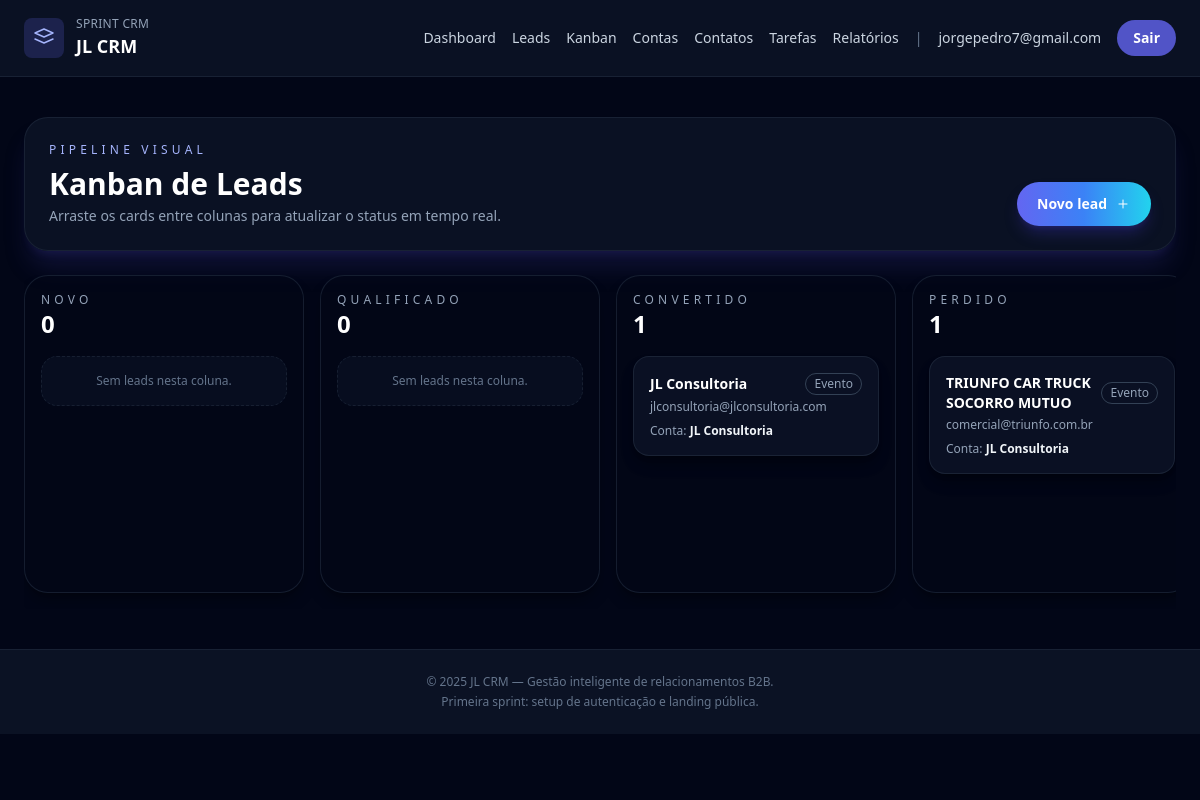
The app's page /leads/kanban/ (signed in) with its own data.
### users/models.py (models this page shows, shortened)
class User(AbstractUser):
    username = None
    email = models.EmailField('E-mail', unique=True)
    date_joined = models.DateTimeField(default=timezone.now)
    USERNAME_FIELD = 'email'
    REQUIRED_FIELDS = []
    objects = CustomUserManager()

### leads/models.py (models this page shows, shortened)
class LeadStatus(models.Model):
    key = models.CharField(
        'Código',
        max_length=20,
        choices=Lead.Status.choices,
        unique=True,
    )
    label = models.CharField('Nome da coluna', max_length=50)
    order = models.PositiveSmallIntegerField('Ordem', default=0)
    class Meta:
        ordering = ['order']
        verbose_name = 'Coluna de Kanban'
        verbose_name_plural = 'Colunas de Kanban'

class Lead(models.Model):
    class Status(models.TextChoices):
        NEW = 'novo', 'Novo'
        QUALIFIED = 'qualificado', 'Qualificado'
        CONVERTED = 'convertido', 'Convertido'
        LOST = 'perdido', 'Perdido'
    class Source(models.TextChoices):
        INBOUND = 'inbound', 'Inbound'
        OUTBOUND = 'outbound', 'Outbound'
        REFERRAL = 'indicacao', 'Indicação'
        EVENT = 'evento', 'Evento'
        OTHER = 'outro', 'Outro'
    owner = models.ForeignKey(
        settings.AUTH_USER_MODEL,
        on_delete=models.CASCADE,
        related_name='leads',
    )
    account = models.ForeignKey(
        'accounts.Account',
        on_delete=models.SET_NULL,
        related_name='leads',
        null=True,
        blank=True,
    )
    contact = models.ForeignKey(
        'contacts.Contact',
        on_delete=models.SET_NULL,
        related_name='leads',
        null=True,
        blank=True,
    )
    name = models.CharField('Nome do lead', max_length=150)
    email = models.EmailField('E-mail')
    phone = models.CharField('Telefone', max_length=20, blank=True)
    source = models.CharField(
        'Origem',
        max_length=20,
        choices=Source.choices,
        default=Source.INBOUND,
    )
    status = models.CharField(
        'Status',
        max_length=20,
        choices=Status.choices,
        default=Status.NEW,
    )
    notes = models.TextField('Observações', blank=True)
    position = models.PositiveIntegerField('Posição', default=0)
    created_at = models.DateTimeField('Criado em', auto_now_add=True)
    updated_at = models.DateTimeField('Atualizado em', auto_now=True)
    class Meta:
        ordering = ['-created_at']
        verbose_name = 'Lead'
        verbose_name_plural = 'Leads'
        unique_together = ('owner', 'email')

### accounts/models.py (models this page shows, shortened)
class Account(models.Model):
    owner = models.ForeignKey(
        settings.AUTH_USER_MODEL,
        on_delete=models.CASCADE,
        related_name='accounts',
    )
    name = models.CharField('Nome da empresa', max_length=150)
    industry = models.CharField('Segmento', max_length=100, blank=True)
    city = models.CharField('Cidade', max_length=100, blank=True)
    website = models.URLField('Site', blank=True)
    created_at = models.DateTimeField('Criado em', auto_now_add=True)
    updated_at = models.DateTimeField('Atualizado em', auto_now=True)
    class Meta:
        ordering = ['name']
        verbose_name = 'Conta'
        verbose_name_plural = 'Contas'
        unique_together = ('owner', 'name')

### leads/views.py (the view)
# urls.py: path('kanban/', KanbanView.as_view(), name='kanban'),
class KanbanView(LoginRequiredMixin, TemplateView):
    template_name = 'leads/kanban.html'
    login_url = 'users:login'
    def get_context_data(self, **kwargs):
        context = super().get_context_data(**kwargs)
        statuses = LeadStatus.objects.order_by('order')
        leads = (
            Lead.objects.filter(owner=self.request.user)
            .select_related('account', 'contact')
            .order_by('position', 'created_at')
        )
        leads_by_status = {status.key: [] for status in statuses}
        for lead in leads:
            leads_by_status.setdefault(lead.status, []).append(lead)
        columns = [
            {'status': status, 'leads': leads_by_status.get(status.key, [])}
            for status in statuses
        ]
        context['kanban_columns'] = columns
        return context

### templates/leads/kanban.html (shortened to what this page needs)
{% extends 'base.html' %}
{% block content %}
<section class="space-y-6">
    <header class="rounded-3xl border border-slate-800/70 bg-slate-900/70 p-6 shadow-xl shadow-indigo-900/30">
        <div class="flex flex-col gap-4 lg:flex-row lg:items-end lg:justify-between">
            <div>
                <p class="text-xs uppercase tracking-[0.35em] text-indigo-300">Pipeline visual</p>
                <h1 class="mt-2 text-3xl font-semibold text-white">Kanban de Leads</h1>
                <p class="mt-1 text-sm text-slate-400">Arraste os cards entre colunas para atualizar o status em tempo real.</p>
            </div>
            <a href="{% url 'leads:create' %}" class="inline-flex items-center gap-2 rounded-full bg-gradient-to-r from-indigo-500 via-blue-500 to-cyan-400 px-5 py-3 text-sm font-semibold text-white shadow-lg shadow-indigo-800/40 transition hover:opacity-90">
                Novo lead
                <svg xmlns="http://www.w3.org/2000/svg" class="h-4 w-4" fill="none" viewBox="0 0 24 24" stroke="currentColor">
                    <path stroke-linecap="round" stroke-linejoin="round" stroke-width="1.5" d="M12 6v12m6-6H6" />
                </svg>
            </a>
        </div>
    </header>
    <div class="flex snap-x gap-4 overflow-x-auto pb-4">
        {% for column in kanban_columns %}
            <div class="snap-start rounded-3xl border border-slate-800/70 bg-slate-950/50 p-4 shadow-lg shadow-black/30 min-w-[280px]" data-status-key="{{ column.status.key }}">
                <div class="flex items-center justify-between">
                    <div>
                        <p class="text-xs uppercase tracking-[0.35em] text-slate-400">{{ column.status.label }}</p>
                        <p class="text-2xl font-semibold text-white">{{ column.leads|length }}</p>
                    </div>
                </div>
                <div class="mt-4 space-y-3 min-h-[220px]" data-kanban-column>
                    <div class="rounded-2xl border border-dashed border-slate-800/70 bg-slate-900/50 p-4 text-center text-xs text-slate-500 {% if column.leads %}hidden{% endif %}" data-empty-state>
                        Sem leads nesta coluna.
                    </div>
                    {% for lead in column.leads %}
                        {% include 'leads/partials/kanban_lead_card.html' with lead=lead %}
                    {% endfor %}
                </div>
            </div>
        {% endfor %}
    </div>
</section>
{% endblock %}

### templates/base.html (shortened to what this page needs)
{% load static %}
<!DOCTYPE html>
<html lang="pt-BR" class="bg-slate-950">
<head>
    <script src="https://cdn.tailwindcss.com?plugins=forms,typography"></script>
</head>
<body class="min-h-screen bg-slate-950 font-sans text-slate-100">
    <div class="absolute inset-0 -z-10 bg-gradient-to-br from-slate-900 via-slate-950 to-slate-900"></div>
    <div class="absolute inset-x-0 top-0 -z-10 h-96 bg-gradient-to-br from-indigo-600/30 via-blue-500/10 to-transparent blur-3xl"></div>
    <header class="border-b border-slate-800/70 bg-slate-900/70 backdrop-blur">
        <div class="mx-auto flex w-full max-w-7xl items-center justify-between px-6 py-4">
            <a href="/" class="flex items-center gap-3">
                <span class="rounded-lg bg-indigo-500/20 p-2 text-indigo-300">
                    <svg xmlns="http://www.w3.org/2000/svg" class="h-6 w-6" fill="none" viewBox="0 0 24 24" stroke="currentColor">
                        <path stroke-linecap="round" stroke-linejoin="round" stroke-width="1.5" d="M3 7l9-4 9 4-9 4-9-4zm0 6l9 4 9-4" />
                    </svg>
                </span>
                <div>
                    <p class="text-xs uppercase tracking-wide text-slate-400">Sprint CRM</p>
                    <p class="text-lg font-semibold text-white">JL CRM</p>
                </div>
            </a>
            <nav class="flex flex-wrap items-center gap-4 text-sm font-medium text-slate-300">
                {% if user.is_authenticated %}
                    <a href="{% url 'dashboard' %}" class="transition hover:text-white">Dashboard</a>
                    <a href="{% url 'leads:list' %}" class="transition hover:text-white">Leads</a>
                    <a href="{% url 'leads:kanban' %}" class="transition hover:text-white">Kanban</a>
                    <a href="{% url 'accounts:list' %}" class="transition hover:text-white">Contas</a>
                    <a href="{% url 'contacts:list' %}" class="transition hover:text-white">Contatos</a>
                    <a href="{% url 'tasks:list' %}" class="transition hover:text-white">Tarefas</a>
                    <a href="{% url 'reports' %}" class="transition hover:text-white">Relatórios</a>
                    <span class="hidden text-slate-500 sm:inline">|</span>
                    <span class="hidden text-sm text-slate-300 sm:inline">{{ user.email }}</span>
                    <form action="{% url 'users:logout' %}" method="post" class="inline">
                        <button type="submit" class="rounded-full bg-indigo-500/80 px-4 py-2 text-sm font-semibold text-white transition hover:bg-indigo-400/80">Sair</button>
                    </form>
                {% endif %}
            </nav>
        </div>
    </header>
    <main class="relative mx-auto flex w-full max-w-7xl flex-1 flex-col px-6 py-10">
        {% block content %}{% endblock %}
    </main>
    <footer class="border-t border-slate-800/70 bg-slate-900/70 py-6 text-center text-xs text-slate-500">
        <p>© {% now 'Y' %} JL CRM — Gestão inteligente de relacionamentos B2B.</p>
        <p class="mt-1">Primeira sprint: setup de autenticação e landing pública.</p>
    </footer>
</body>
</html>

### templates/leads/partials/kanban_lead_card.html (shortened to what this page needs)
<article
    class="rounded-2xl border border-slate-800/80 bg-slate-900/70 p-4 text-sm text-slate-200 shadow-lg shadow-black/30 transition hover:border-indigo-400/60 cursor-grab select-none active:cursor-grabbing"
    data-lead-id="{{ lead.id }}"
>
    <div class="flex items-center justify-between">
        <p class="font-semibold text-white">{{ lead.name }}</p>
        <span class="rounded-full border border-slate-700 px-2 py-0.5 text-xs text-slate-400">{{ lead.get_source_display }}</span>
    </div>
    <p class="mt-1 text-xs text-slate-400">{{ lead.email }}</p>
    {% if lead.account %}
        <p class="mt-2 text-xs text-slate-400">Conta: <span class="font-semibold text-slate-100">{{ lead.account.name }}</span></p>
    {% endif %}
</article>

### records on screen
User: email "jorgepedro7@gmail.com"
LeadStatus: status.label "NOVO", leads|length "0"
LeadStatus: status.label "QUALIFICADO", leads|length "0"
LeadStatus: status.label "CONVERTIDO", leads|length "1"
Lead: name "JL Consultoria", source "Evento", email "jlconsultoria@jlconsultoria.com", account.name "JL Consultoria"
LeadStatus: status.label "PERDIDO", leads|length "1"
Lead: name "TRIUNFO CAR TRUCK SOCORRO MUTUO", source "Evento", email "comercial@triunfo.com.br", account.name "JL Consultoria"
